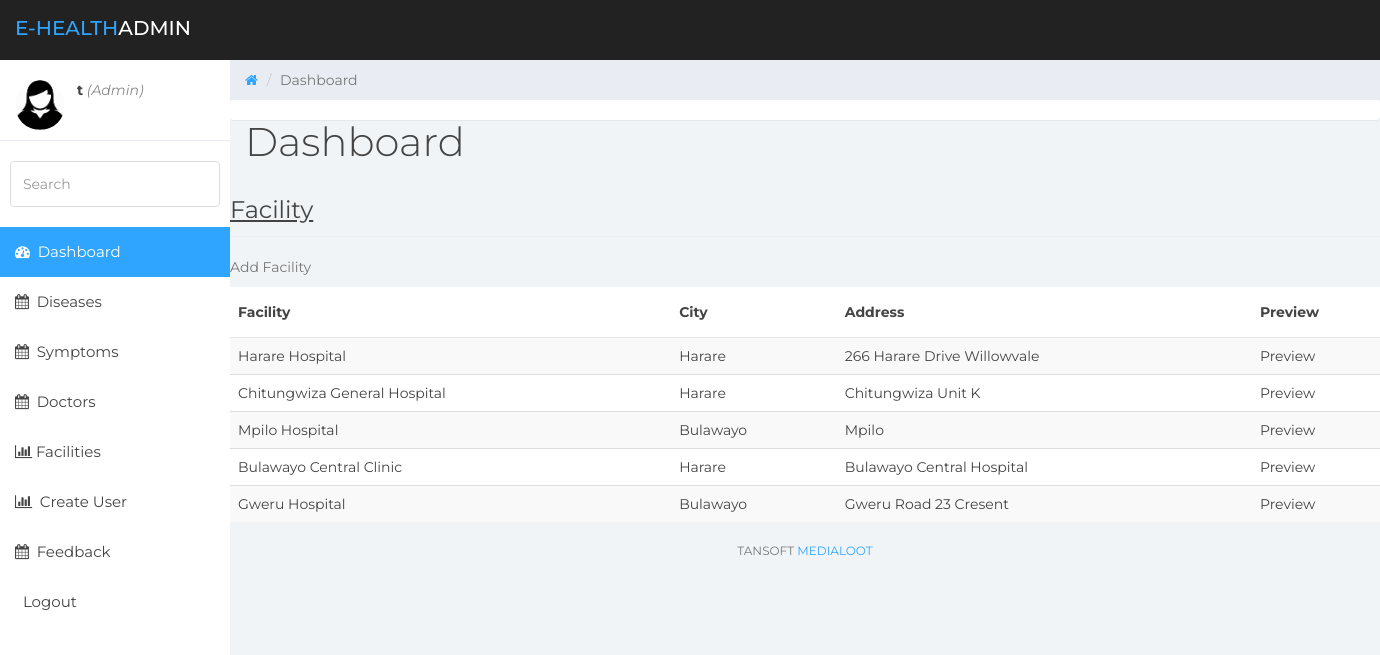
Before: /admin/view_facility.php (signed in) with the older database file.
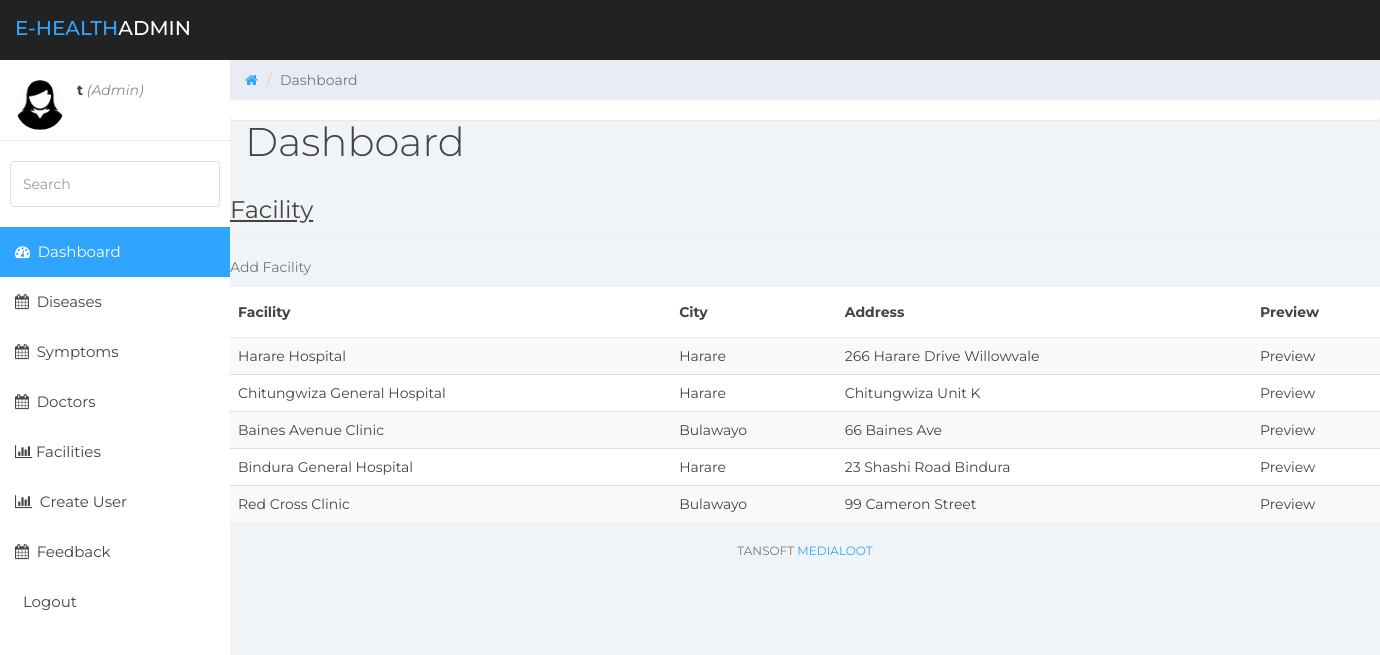
After: the same page with the newer database file.
### tables this page shows
CREATE TABLE `facility` (
  `id` int(11) NOT NULL,
  `name` varchar(250) NOT NULL,
  `city_id` int(250) NOT NULL,
  `address` varchar(250) NOT NULL,
  `latitude` double NOT NULL,
  `longitude` double NOT NULL
);

CREATE TABLE `city` (
  `id` int(11) NOT NULL,
  `name` varchar(250) NOT NULL,
  `province` varchar(250) NOT NULL
);

### admin/view_facility.php (the view, shortened to what this page needs)
<!DOCTYPE html>
<html>
<head>
    <link href="../assets/css/bootstrap.min.css" rel="stylesheet">
    <link href="../assets/css/font-awesome.min.css" rel="stylesheet">
    <link href="../assets/css/datepicker3.css" rel="stylesheet">
    <link href="../assets/css/styles.css" rel="stylesheet">
</head>
<body>
<nav class="navbar navbar-custom navbar-fixed-top" role="navigation">
    <div class="container-fluid">
        <div class="navbar-header">
            <a class="navbar-brand" href="#"><span>E-health</span>Admin</a>
        </div>
    </div>
</nav>
<div id="sidebar-collapse" class="col-sm-3 col-lg-2 sidebar">
    <div class="profile-sidebar">
        <div class="profile-userpic">
            <img src="../images/admin_profile.png" class="img-responsive">
        </div>
        <div class="profile-usertitle">
            <div>
                <?php if (isset($_SESSION['user'])) : ?>
                    <strong><?php echo $_SESSION['user']['username']; ?></strong>
                    <i style="color: #888;">(<?php echo ucfirst($_SESSION['user']['user_type']); ?>)</i>
                    <br>
                <?php endif ?>
            </div>
        </div>
    </div>
    <form role="search">
        <div class="form-group">
            <input type="text" class="form-control" placeholder="Search">
        </div>
    </form>
    <ul class="nav menu">
        <li class="active"><a href="index.html"><em class="fa fa-dashboard">&nbsp;</em> Dashboard</a></li>
        <li><a href="view_disease.php"><em class="fa fa-calendar">&nbsp;</em> Diseases</a></li>
        <li><a href="view_symptom.php"><em class="fa fa-calendar">&nbsp;</em> Symptoms</a></li>
        <li><a href="view_doctors.php"><em class="fa fa-calendar">&nbsp;</em> Doctors</a></li>
        <li><a href="view_facility.php"><em class="fa fa-bar-chart">&nbsp;</em>Facilities</a></li>
        <li><a href="create_user.php"><em class="fa fa-bar-chart">&nbsp;</em> Create User</a></li>
        <li><a href="feedback.php"><em class="fa fa-calendar">&nbsp;</em> Feedback</a></li>
        <li><a href="home.php?logout='1'">&nbsp;</em> Logout</a></li>
    </ul>
</div>
<div class="col-sm-9 col-sm-offset-3 col-lg-10 col-lg-offset-2 main">
    <div class="row">
        <ol class="breadcrumb">
            <li><a href="#">
                    <em class="fa fa-home"></em>
                </a></li>
            <li class="active">Dashboard</li>
        </ol>
    </div>
    <div class="row">
        <div class="col-lg-12">
            <h1 class="page-header">Dashboard</h1>
        </div>
        <div class="panel panel-container">
        </div>
        <div class="container">
            <div class="row">
                <div class="page-header">
                    <font size="5">
                        <u>Facility</u>
                    </font>
                </div>
                <div>
                    <a href="update_facility.php" onClick="return popup(this, 'notes')">
                        <p>Add Facility</p>
                    </a>
                </div>
            </div>
            <div class="row">
                <table class="table table-striped">
                    <thead>
                    <tr>
                        <th>Facility</th>
                        <th>City</th>
                        <th>Address</th>
                        <th>Preview</th>
                    </tr>
                    </thead>
                    <?php
                    include('../conn.php');
                    $select = "SELECT f.name as name, c.name as city, f.address as address FROM facility f, city c WHERE f.`city_id`=c.id";
                    $run_select = mysqli_query($conn, $select);
                    while ($rows = mysqli_fetch_array($run_select)) {
                        $name = $rows['name'];
                        $city = $rows['city'];
                        $address = $rows['address'];
                        ?>
                        <tr>
                            <td><?php echo $name; ?></td>
                            <td><?php echo $city; ?></td>
                            <td><?php echo $address; ?></td>
                            <td>Preview</td>
                        </tr>
                        <?php
                    }
                    ?>
                </table>
            </div>
        </div>
        <div class="row">
            <div class="col-sm-12">
                <p class="back-link">Tansoft <a href="#">Medialoot</a></p>
            </div>
        </div>
    </div>
</div>
</body>
</html>

Changed rows visible on the page:
changed facility: name "Mpilo Hospital" → "Baines Avenue Clinic"; address "Mpilo" → "66 Baines Ave"
changed facility: name "Bulawayo Central Clinic" → "Bindura General Hospital"; address "Bulawayo Central Hospital" → "23 Shashi Road Bindura"
changed facility: name "Gweru Hospital" → "Red Cross Clinic"; address "Gweru Road 23 Cresent" → "99 Cameron Street"
